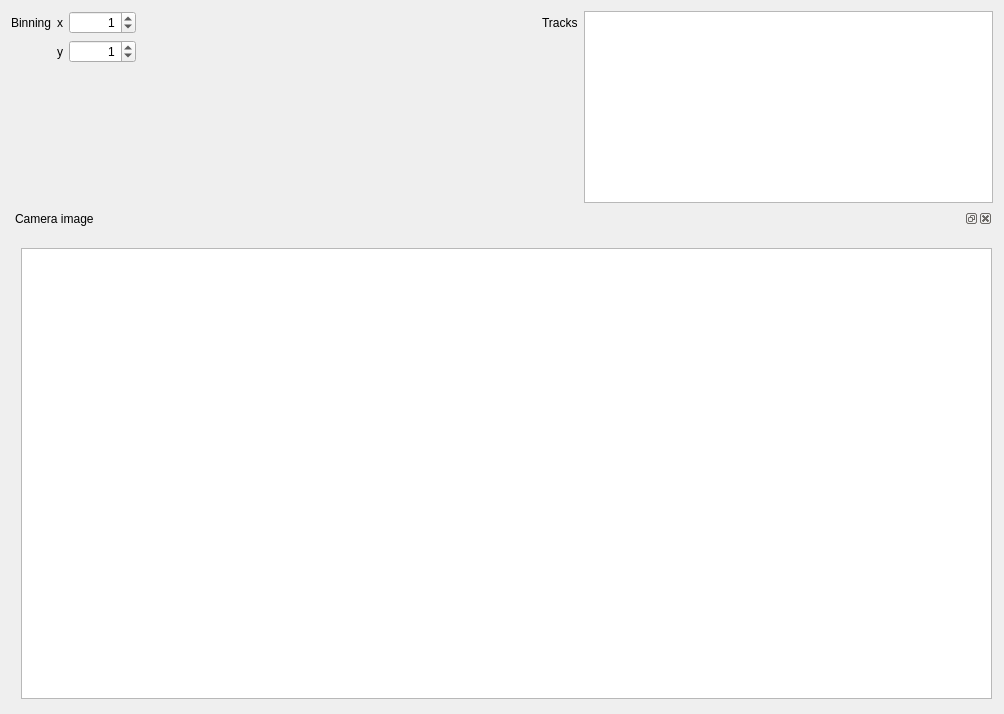
<?xml version="1.0" encoding="UTF-8"?>
<ui version="4.0">
 <class>Camera</class>
 <widget class="QWidget" name="Camera">
  <property name="geometry">
   <rect>
    <x>0</x>
    <y>0</y>
    <width>1004</width>
    <height>714</height>
   </rect>
  </property>
  <property name="windowTitle">
   <string>Form</string>
  </property>
  <layout class="QGridLayout" name="gridLayout">
   <item row="1" column="0">
    <widget class="QDockWidget" name="dockWidget">
     <property name="minimumSize">
      <size>
       <width>58</width>
       <height>65</height>
      </size>
     </property>
     <property name="floating">
      <bool>false</bool>
     </property>
     <property name="features">
      <set>QDockWidget::AllDockWidgetFeatures</set>
     </property>
     <property name="windowTitle">
      <string>Camera image</string>
     </property>
     <widget class="QWidget" name="dockWidgetContents">
      <widget class="ScanPlotWidget" name="camera_ViewWidget">
       <property name="geometry">
        <rect>
         <x>10</x>
         <y>20</y>
         <width>971</width>
         <height>451</height>
        </rect>
       </property>
       <property name="sizePolicy">
        <sizepolicy hsizetype="Expanding" vsizetype="Expanding">
         <horstretch>0</horstretch>
         <verstretch>0</verstretch>
        </sizepolicy>
       </property>
       <property name="minimumSize">
        <size>
         <width>65</width>
         <height>0</height>
        </size>
       </property>
       <property name="transformationAnchor">
        <enum>QGraphicsView::AnchorUnderMouse</enum>
       </property>
      </widget>
     </widget>
    </widget>
   </item>
   <item row="0" column="0">
    <layout class="QGridLayout" name="gridLayout_2">
     <item row="0" column="5" rowspan="3">
      <widget class="QListView" name="tracks_listView"/>
     </item>
     <item row="1" column="2">
      <widget class="ScienDSpinBox" name="ybin_DoubleSpinBox">
       <property name="sizePolicy">
        <sizepolicy hsizetype="Fixed" vsizetype="Fixed">
         <horstretch>0</horstretch>
         <verstretch>0</verstretch>
        </sizepolicy>
       </property>
       <property name="maximumSize">
        <size>
         <width>100</width>
         <height>16777215</height>
        </size>
       </property>
       <property name="mouseTracking">
        <bool>true</bool>
       </property>
       <property name="acceptDrops">
        <bool>true</bool>
       </property>
       <property name="alignment">
        <set>Qt::AlignRight|Qt::AlignTrailing|Qt::AlignVCenter</set>
       </property>
       <property name="accelerated">
        <bool>true</bool>
       </property>
       <property name="suffix">
        <string/>
       </property>
       <property name="decimals">
        <number>0</number>
       </property>
       <property name="minimum">
        <double>0.000000000000000</double>
       </property>
       <property name="maximum">
        <double>1000000000.000000000000000</double>
       </property>
       <property name="value">
        <double>1.000000000000000</double>
       </property>
      </widget>
     </item>
     <item row="0" column="1">
      <widget class="QLabel" name="binning_x_label">
       <property name="text">
        <string>x</string>
       </property>
      </widget>
     </item>
     <item row="0" column="4">
      <widget class="QLabel" name="tracks_label">
       <property name="text">
        <string>Tracks</string>
       </property>
      </widget>
     </item>
     <item row="0" column="0">
      <widget class="QLabel" name="binning_label">
       <property name="text">
        <string>Binning</string>
       </property>
      </widget>
     </item>
     <item row="1" column="1">
      <widget class="QLabel" name="binning_y_label">
       <property name="text">
        <string>y</string>
       </property>
      </widget>
     </item>
     <item row="0" column="2">
      <widget class="ScienDSpinBox" name="xbin_DoubleSpinBox">
       <property name="sizePolicy">
        <sizepolicy hsizetype="Fixed" vsizetype="Fixed">
         <horstretch>0</horstretch>
         <verstretch>0</verstretch>
        </sizepolicy>
       </property>
       <property name="maximumSize">
        <size>
         <width>100</width>
         <height>16777215</height>
        </size>
       </property>
       <property name="mouseTracking">
        <bool>true</bool>
       </property>
       <property name="acceptDrops">
        <bool>true</bool>
       </property>
       <property name="alignment">
        <set>Qt::AlignRight|Qt::AlignTrailing|Qt::AlignVCenter</set>
       </property>
       <property name="accelerated">
        <bool>true</bool>
       </property>
       <property name="suffix">
        <string/>
       </property>
       <property name="decimals">
        <number>0</number>
       </property>
       <property name="minimum">
        <double>0.000000000000000</double>
       </property>
       <property name="maximum">
        <double>1000000000.000000000000000</double>
       </property>
       <property name="value">
        <double>1.000000000000000</double>
       </property>
      </widget>
     </item>
     <item row="1" column="3">
      <spacer name="horizontalSpacer">
       <property name="orientation">
        <enum>Qt::Horizontal</enum>
       </property>
       <property name="sizeType">
        <enum>QSizePolicy::Fixed</enum>
       </property>
       <property name="sizeHint" stdset="0">
        <size>
         <width>400</width>
         <height>20</height>
        </size>
       </property>
      </spacer>
     </item>
    </layout>
   </item>
  </layout>
 </widget>
 <customwidgets>
  <customwidget>
   <class>ScanPlotWidget</class>
   <extends>QGraphicsView</extends>
   <header>qtwidgets.scan_plotwidget.h</header>
  </customwidget>
  <customwidget>
   <class>ScienDSpinBox</class>
   <extends>QDoubleSpinBox</extends>
   <header>qtwidgets.scientific_spinbox.h</header>
  </customwidget>
 </customwidgets>
 <resources/>
 <connections/>
</ui>
